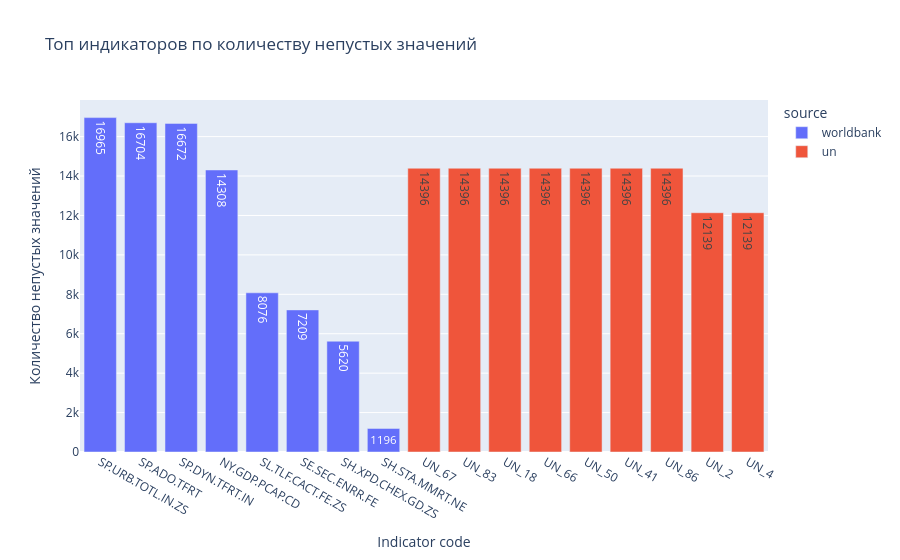

The code cell stored with this chart in its notebook:
### Code cell
fig = px.bar(
    indicator_coverage.head(20),
    x="indicator_code",
    y="n_non_null_values",
    color="source",
    title="Топ индикаторов по количеству непустых значений",
    text="n_non_null_values"
)
fig.update_layout(xaxis_title="Indicator code", yaxis_title="Количество непустых значений")
fig.show()

### Figure 1 — Plotly figure (JSON) as saved in the notebook; plotly's stock layout.template omitted (floating-point values rounded to 4 significant figures)
{"data": [{"hovertemplate": "source=worldbank<br>indicator_code=%{x}<br>n_non_null_values=%{text}<extra></extra>", "legendgroup": "worldbank", "marker": {"color": "#636efa", "pattern": {"shape": ""}}, "name": "worldbank", "orientation": "v", "showlegend": true, "text": [16960.0, 16700.0, 16670.0, 14310.0, 8076.0, 7209.0, 5620.0, 1196.0], "textposition": "auto", "type": "bar", "x": ["SP.URB.TOTL.IN.ZS", "SP.ADO.TFRT", "SP.DYN.TFRT.IN", "NY.GDP.PCAP.CD", "SL.TLF.CACT.FE.ZS", "SE.SEC.ENRR.FE", "SH.XPD.CHEX.GD.ZS", "SH.STA.MMRT.NE"], "xaxis": "x", "y": [16965, 16704, 16672, 14308, 8076, 7209, 5620, 1196], "yaxis": "y"}, {"hovertemplate": "source=un<br>indicator_code=%{x}<br>n_non_null_values=%{text}<extra></extra>", "legendgroup": "un", "marker": {"color": "#EF553B", "pattern": {"shape": ""}}, "name": "un", "orientation": "v", "showlegend": true, "text": [14400.0, 14400.0, 14400.0, 14400.0, 14400.0, 14400.0, 14400.0, 12140.0, 12140.0], "textposition": "auto", "type": "bar", "x": ["UN_67", "UN_83", "UN_18", "UN_66", "UN_50", "UN_41", "UN_86", "UN_2", "UN_4"], "xaxis": "x", "y": [14396, 14396, 14396, 14396, 14396, 14396, 14396, 12139, 12139], "yaxis": "y"}], "layout": {"barmode": "relative", "legend": {"title": {"text": "source"}, "tracegroupgap": 0}, "title": {"text": "Топ индикаторов по количеству непустых значений"}, "xaxis": {"anchor": "y", "domain": [0, 1], "title": {"text": "Indicator code"}}, "yaxis": {"anchor": "x", "domain": [0, 1], "title": {"text": "Количество непустых значений"}}}}
